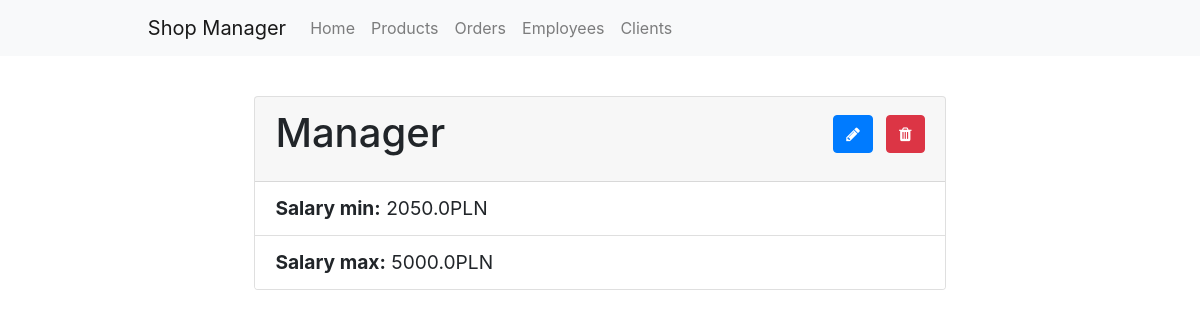
The page /employees/positions/2/ on the database its author committed.
### employees/models.py (models this page shows, shortened)
class Position(models.Model):
    name = models.CharField(max_length=100, help_text="Please pass the name of the position.")
    salary_min = models.FloatField(validators=[MinValueValidator(0)], help_text="Please pass the minimum wage on this position.")
    salary_max = models.FloatField(validators=[MinValueValidator(0)], help_text="Please pass the maximum wage on this position.")
    class Meta:
        ordering = ['name']

### employees/views.py (the view)
# urls.py: path('positions/<int:pk>/', views.PositionDetailView.as_view(), name='position-detail'),
class PositionDetailView(generic.DetailView):
    model = Position

### employees/templates/employees/position_detail.html
{% extends "base.html" %}
{% block content %}
    <div style="width: 90%; margin-left: 5%; font-size:1.2rem;">
        <div class="card" style="width: 80%; margin-left: 10%;">
            <div class="card-header">
              <a href="delete/" class="btn btn-danger" style="float: right; margin-top: 1%;"><span class="fa fa-trash"></span></a>
              <a href="update/" class="btn btn-primary" style="float: right; margin-right: 2%; margin-top: 1%;"><span class="fa fa-pencil"></span></a>
              <h1 class="card-title">{{ object.name }}</h1>
            </div>
            <ul class="list-group list-group-flush">
              <li class="list-group-item"><strong>Salary min:</strong> {{ object.salary_min }}PLN</li>
              <li class="list-group-item"><strong>Salary max:</strong> {{ object.salary_max }}PLN</li>
            </ul>
        </div>
        <br>
    </div>
{% endblock %}

### rows shown on the page
Position: name "Manager", salary_min "2050.0", salary_max "5000.0"
